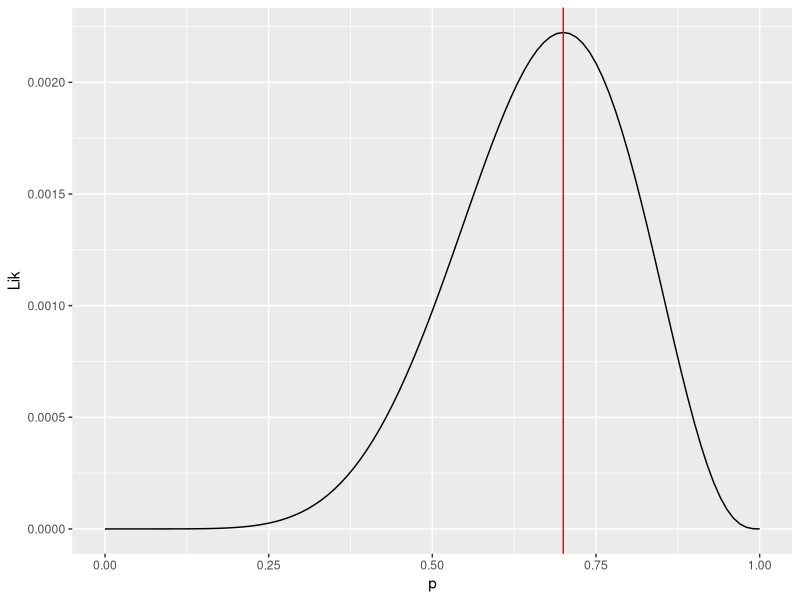
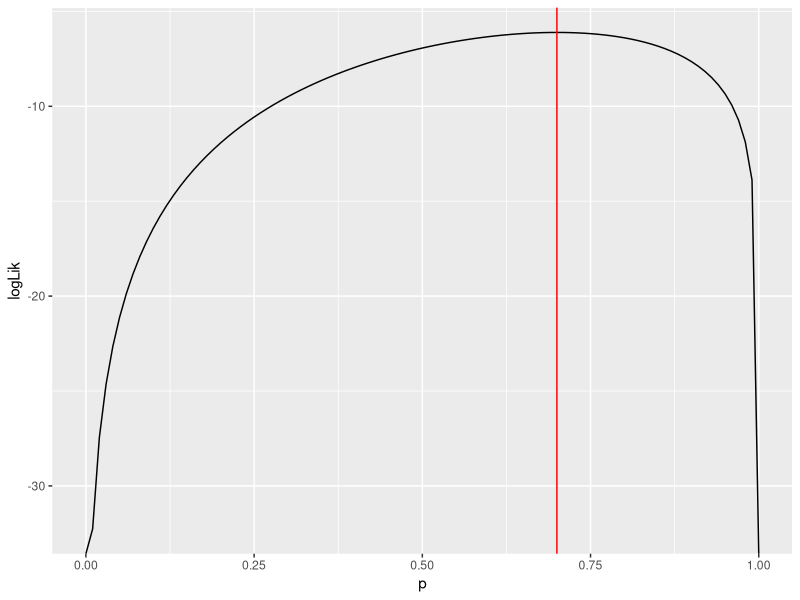

Here is the R script that generated these plots, in order:
## ---- chunk 1
library(tidyverse)

data <- c(0, 1, 1, 1, 1, 0, 1, 1, 0, 1)
n <- length(data)
y <- sum(data)

L_Bern <- function(p, n, y) {p^y * (1-p)^{n-y}}

tibble(
	p = seq(0,1,0.01),
	Lik = L_Bern(p, 10, 7),
	logLik = log(Lik)
) -> lik_data

lik_data %>%
	ggplot(aes(x = p, y = Lik)) +
	geom_line() + 
	geom_vline(xintercept = 0.7, color = "red")

lik_data %>%
	ggplot(aes(x = p, y = logLik)) +
	geom_line() +
	geom_vline(xintercept = 0.7, color = "red")

